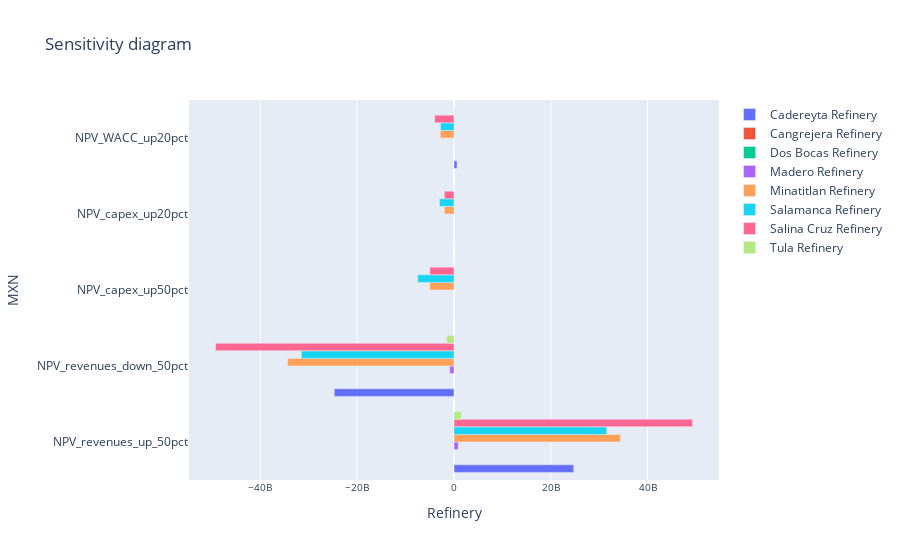

The cell this chart's notebook holds for it:
### Markdown cell above
# Sensitivity analysis

### Code cell
sess().sensitivity_diagram(prod_stats, period_stats, WACC)

### Figure 1 — Plotly figure (JSON) as saved in the notebook; plotly's stock layout.template omitted (floating-point values rounded to 4 significant figures)
{"data": [{"name": "Cadereyta Refinery", "orientation": "h", "type": "bar", "x": [24740000000.0, -24740000000.0, 0, 0, 629000000.0], "y": ["NPV_revenues_up_50pct", "NPV_revenues_down_50pct", "NPV_capex_up50pct", "NPV_capex_up20pct", "NPV_WACC_up20pct"], "yaxis": "y"}, {"name": "Cangrejera Refinery", "orientation": "h", "type": "bar", "x": [0, 0, 0, 0, 0], "y": ["NPV_revenues_up_50pct", "NPV_revenues_down_50pct", "NPV_capex_up50pct", "NPV_capex_up20pct", "NPV_WACC_up20pct"], "yaxis": "y"}, {"name": "Dos Bocas Refinery", "orientation": "h", "type": "bar", "x": [0, 0, 0, 0, 0], "y": ["NPV_revenues_up_50pct", "NPV_revenues_down_50pct", "NPV_capex_up50pct", "NPV_capex_up20pct", "NPV_WACC_up20pct"], "yaxis": "y"}, {"name": "Madero Refinery", "orientation": "h", "type": "bar", "x": [876800000.0, -876800000.0, 0, 0, 12960000.0], "y": ["NPV_revenues_up_50pct", "NPV_revenues_down_50pct", "NPV_capex_up50pct", "NPV_capex_up20pct", "NPV_WACC_up20pct"], "yaxis": "y"}, {"name": "Minatitlan Refinery", "orientation": "h", "type": "bar", "x": [34400000000.0, -34400000000.0, -5000000000.0, -2000000000, -2834000000.0], "y": ["NPV_revenues_up_50pct", "NPV_revenues_down_50pct", "NPV_capex_up50pct", "NPV_capex_up20pct", "NPV_WACC_up20pct"], "yaxis": "y"}, {"name": "Salamanca Refinery", "orientation": "h", "type": "bar", "x": [31540000000.0, -31540000000.0, -7500000000.0, -3000000000, -2792000000.0], "y": ["NPV_revenues_up_50pct", "NPV_revenues_down_50pct", "NPV_capex_up50pct", "NPV_capex_up20pct", "NPV_WACC_up20pct"], "yaxis": "y"}, {"name": "Salina Cruz Refinery", "orientation": "h", "type": "bar", "x": [49290000000.0, -49290000000.0, -5000000000, -2000000000, -3984000000.0], "y": ["NPV_revenues_up_50pct", "NPV_revenues_down_50pct", "NPV_capex_up50pct", "NPV_capex_up20pct", "NPV_WACC_up20pct"], "yaxis": "y"}, {"name": "Tula Refinery", "orientation": "h", "type": "bar", "x": [1504000000.0, -1504000000.0, 0, 0, 110100000.0], "y": ["NPV_revenues_up_50pct", "NPV_revenues_down_50pct", "NPV_capex_up50pct", "NPV_capex_up20pct", "NPV_WACC_up20pct"], "yaxis": "y"}], "layout": {"autosize": true, "barmode": "group", "showlegend": true, "title": {"text": "Sensitivity diagram"}, "xaxis": {"showticklabels": true, "side": "bottom", "tickfont": {"size": 10}, "title": {"text": "Refinery"}}, "yaxis": {"title": {"text": "MXN"}}}}
